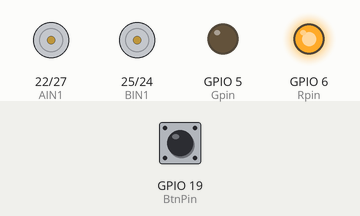
Recording of a program running on a simulated Raspberry Pi (BCM pin numbers). Shown: motor-driver pin pairs drawn as motors (green arrow = first pin HIGH = forward, orange = second pin HIGH = backward, longer = more drive, scaled by the enable pin), output pins drawn as LEDs (lit = HIGH). The inputs (shaded band) are chosen by the test bench; at power-on: GPIO 19 (BtnPin) HIGH. What the program prints to the terminal is not drawn.

Above: at 5.0 s.
5.1 s: GPIO 19 (BtnPin) pulled LOW for 0.15 s
At 6.1 s:
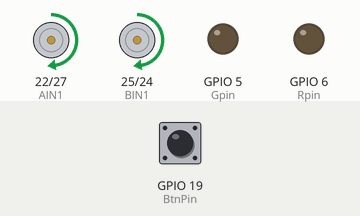
Timing chart, 0 to 8.1 s (numbered marks = the images above; inputs shaded):
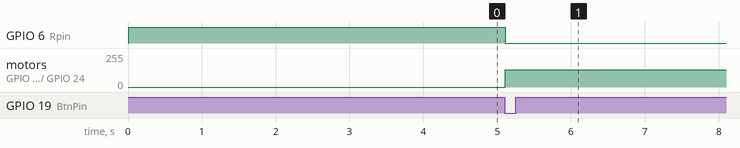

Measured:
- after the input at 5.1 s, GPIO 6 (Rpin): HIGH → LOW at once; motor on GPIO 22 (AIN1) / GPIO 27 (AIN2), motor on GPIO 25 (BIN1) / GPIO 24 (BIN2): stopped → forward 128/255 at once

The program:

tracking.py
```python
import RPi.GPIO as GPIO
import time


T_SensorRight = 26
T_SensorLeft = 13

PWMA = 18
AIN1 = 22
AIN2 = 27

PWMB = 23
BIN1 = 25
BIN2 = 24

BtnPin = 19
Gpin = 5
Rpin = 6


def t_up(speed,t_time):
    """前进"""
    L_Motor.ChangeDutyCycle(speed)
    GPIO.output(AIN2, False)
    GPIO.output(AIN1, True)                     # 左前

    R_Motor.ChangeDutyCycle(speed)
    GPIO.output(BIN2, False)
    GPIO.output(BIN1, True)                     # 右前
    time.sleep(t_time)


def t_down(speed,t_time):
    """后退"""
    L_Motor.ChangeDutyCycle(speed)
    GPIO.output(AIN2, True)                     # 左后
    GPIO.output(AIN1, False)

    R_Motor.ChangeDutyCycle(speed)
    GPIO.output(BIN2, True)                     # 右后
    GPIO.output(BIN1, False)
    time.sleep(t_time)


def t_left(speed,t_time):
    """原地左转"""
    L_Motor.ChangeDutyCycle(speed)
    GPIO.output(AIN2, True)                     # 左后
    GPIO.output(AIN1, False)

    R_Motor.ChangeDutyCycle(speed)
    GPIO.output(BIN2, False)
    GPIO.output(BIN1, True)                     # 右前
    time.sleep(t_time)


def t_right(speed,t_time):
    """原地右转"""
    L_Motor.ChangeDutyCycle(speed)
    GPIO.output(AIN2, False)
    GPIO.output(AIN1, True)                     # 左前

    R_Motor.ChangeDutyCycle(speed)
    GPIO.output(BIN2, True)                     # 右后
    GPIO.output(BIN1, False)
    time.sleep(t_time)


def t_stop(t_time):
    """停止"""
    L_Motor.ChangeDutyCycle(0)
    GPIO.output(AIN2, False)
    GPIO.output(AIN1, False)

    R_Motor.ChangeDutyCycle(0)
    GPIO.output(BIN2, False)
    GPIO.output(BIN1, False)
    time.sleep(t_time)


def setup():
    """初始化"""
    GPIO.setwarnings(False)                                # 忽略警告
    GPIO.setmode(GPIO.BCM)                                 # 设置编号方式

    GPIO.setup(Gpin, GPIO.OUT)                             # 将绿色LED引脚模式设置为输出
    GPIO.setup(Rpin, GPIO.OUT)                             # 将红色LED引脚模式设置为输出
    GPIO.setup(BtnPin, GPIO.IN, pull_up_down=GPIO.PUD_UP)  # 设置BtnPin的模式输入，并上拉至高电平（4.3V）
    GPIO.setup(T_SensorRight, GPIO.IN)                     # 设置为输入模式
    GPIO.setup(T_SensorLeft, GPIO.IN)

    GPIO.setup(AIN2, GPIO.OUT)                             # 设置为输出模式
    GPIO.setup(AIN1, GPIO.OUT)
    GPIO.setup(PWMA, GPIO.OUT)

    GPIO.setup(BIN1, GPIO.OUT)
    GPIO.setup(BIN2, GPIO.OUT)
    GPIO.setup(PWMB, GPIO.OUT)

    global L_Motor                                         # 设置全局变量
    L_Motor = GPIO.PWM(PWMA, 100)                          # 初始化一个频率为100Hz的PWM实例
    L_Motor.start(0)                                       # 启用PWM

    global R_Motor
    R_Motor = GPIO.PWM(PWMB, 100)
    R_Motor.start(0)


def destroy():
    """释放资源"""
    L_Motor.stop()                                         # 停止PWM实例
    R_Motor.stop()
    GPIO.cleanup()                                         # 释放引脚


def keyscan():
    """按键开关"""
    while not GPIO.input(BtnPin):                          # 监听BtnPin是否为低电平
        pass
    while GPIO.input(BtnPin):                              # 监听BtnPin是否为高电平，低->高，按键按下，程序往下执行
        time.sleep(0.01)
        val = GPIO.input(BtnPin)
        if val:
            GPIO.output(Rpin, 1)
            while not GPIO.input(BtnPin):
                GPIO.output(Rpin, 0)
        else:
            GPIO.output(Rpin, 0)


def loop():
    """主循环"""
    while True:
        SR = GPIO.input(T_SensorRight)                     # 右探头，检测到黑线时，接收不到信号，输出高电平
        SL = GPIO.input(T_SensorLeft)                      # 左探头，检测到黑线时，接收不到信号，输出高电平
        if SL == False and SR == False:                    # 都未检测到黑线，小车在黑线两侧
            print("t_up")
            t_up(50, 0)                                    # 前进
        elif SL == True and SR == False:                   # 左侧检测到黑线，小车偏右，需要左转
            print("Left")
            t_left(50, 0)                                  # 左转
        elif SL == False and SR == True:                   # 右侧检测到黑线，小车偏左，需要右转
            print("Right")
            t_right(50, 0)                                 # 右转
        else:
            t_stop(0)                                      # 停止


if __name__ == '__main__':
    setup()
    keyscan()
    try:
        loop()
    except KeyboardInterrupt:                               # 使用“ Ctrl + C”快捷键终止程序
        destroy()
```
